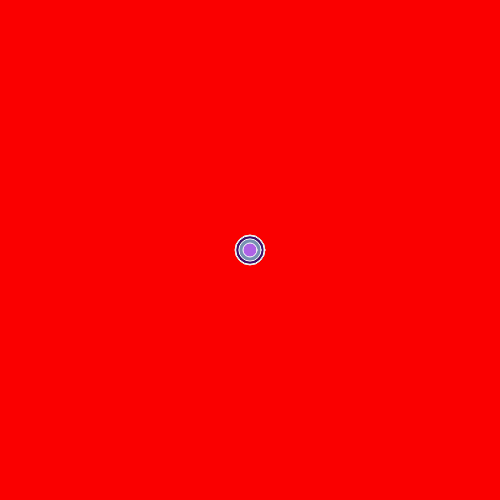
Frame 1 (no input)
Frame 60 (no input): identical to frame 1, image omitted
Frame 120 (the mouse pressed at the canvas centre since frame 60): identical to frame 1, image omitted

The p5.js sketch that drew this single still picture (run headless with seeded random() and noise() and a simulated clock; from frame 60 on, the mouse is pressed at the canvas centre):

// p5.js sketch
// ── sketch.js
let ball = [];





function setup() {
  createCanvas(500, 500);
  gravity = createVector(0, 0.1);
  stroke(255)
  strokeWeight(1);
  for (let i = 0; i < 30; i++) {
    ball[i] = new Particle();

  }
}


function draw() {
  background(250, 0, 0);
  for (var i = 0; i < 30; i++) {
    ball[i].show();
    ball[i].update();
    ball[i].isDead();
    if (mouseIsPressed) {
      ball[i].hold();

    }
  }

}
function mouseReleased() {
  for (let i = 0; i < 30; i++) {
    gravity = createVector(random(0.5, -0.5), random(-3, 3));
    ball[i].addForce(gravity);
    wind = createVector(random(-3, 3));
    ball[i].addForce(wind);

  }
 return false;
}

// ── Particle.js
class Particle {
  constructor() {
    this.pos = createVector(width/2, height/2);
    this.vel = createVector(0, 0);
    this.acc = createVector(0, 0);

    this.c = color(random(1, 255), random(1, 255), random(1, 255));
    this.w = random(10,30);
    
   this.particles = [];
  }

  addForce(aForce) {
    this.acc.add(aForce);
  }

  update() {
    this.checkEdge();
    this.vel.add(this.acc);
    this.pos.add(this.vel);

    this.acc.set(0, 0);
  }


  checkEdge() {
    if (this.pos.y > height) {
      this.vel.y = this.vel.y * -1;
      this.pos.y = height;
    }

    if (this.pos.x > width) {
      this.vel.x = this.vel.x * -1;
      this.pos.x = width;
    }

    if (this.pos.x < 0) {
      this.vel.x = this.vel.x * -1;
      this.pos.x = 0;
    }
    
    if (this.pos.y < 0) {
      this.vel.y = this.vel.y * -1;
      this.pos.y = 0;
    }
  }
    
    hold(){
      this.pos.x = mouseX;
    this.pos.y = mouseY;
    this.acc.set(0,0);
  
  }

  show() {
    fill(this.c);
    ellipse(this.pos.x, this.pos.y, this.w, this.w);
   
  }


 isDead() {
 if (this.pos.y > height || this.pos.x > width || this.pos.x < 0 || this.pos.y < 0)
 {
  this.c = 0;
      return true
    } else {
      return false;
    }
}

}
